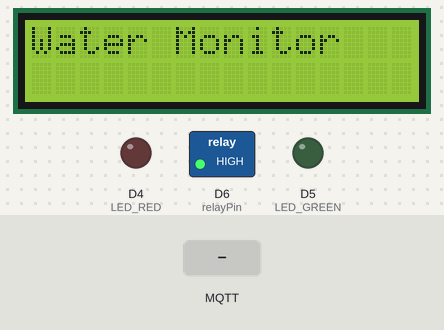
The sketch below on a simulated ESP8266 (NodeMCU). Parts: 16×2 character LCD, switched loads named in the sketch (green lamp = pin HIGH), output pins drawn as LEDs (lit = HIGH). Inputs (shaded band) come from the test bench. WiFi joins after 1.5 s; servers stay silent unless stated; no MQTT or app messages arrive unless stated; what the sketch prints to the serial monitor is not drawn.

Above: at 3.2 s.
3.3 s: MQTT message "ON" arrives on the first subscribed topic
4.8 s: MQTT message "OFF" arrives on the first subscribed topic
6.3 s: MQTT message "1" arrives on the first subscribed topic
At 31.2 s:
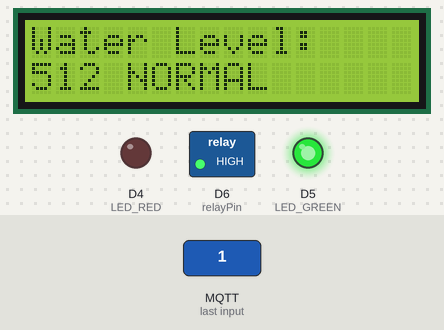
Timing chart, 0 to 31.5 s (numbered marks = the images above; inputs shaded):
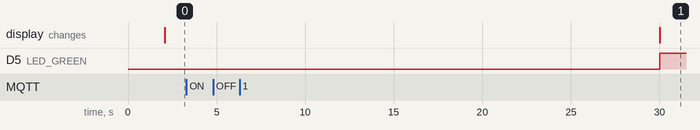

Measured:
- after the input at 3.3 s, every drawn part: stays the same
- after the input at 4.8 s, every drawn part: stays the same

The sketch:

hydra-firmware.ino
```cpp
#include <ESP8266WiFi.h>
#include <PubSubClient.h>
#include <ArduinoJson.h> // Include ArduinoJson library
#include <LiquidCrystal_I2C.h>
#include <Wire.h>

// WiFi Credentials
const char* ssid = "Fullhouse";
const char* password = "279levansy";

// MQTT Broker Configuration
#define MQTT_BROKER "broker.emqx.io"
#define MQTT_PORT 1883
#define MQTT_TOPIC_LED "thcntt3/v1/device/control/leds"
#define MQTT_TOPIC_WATER "thcntt3/v1/device/water/level"

// Pin Definitions
const int relayPin = D6;      // Pin for Relay
#define WATER_SENSOR A0        // Water Level Sensor Pin
#define LED_RED D4            // Red Warning LED
#define LED_GREEN D5          // Green Status LED

// Water Level Thresholds
#define WATER_THRESHOLD_LOW 300
#define WATER_THRESHOLD_HIGH 700

// Objects
LiquidCrystal_I2C lcd(0x27, 16, 2);  // I2C address 0x27, 16x2 LCD
WiFiClient espClient;
PubSubClient mqttClient(espClient);

// Timing Variables
unsigned long previousMillis = 0;
const long interval = 30000;  // Interval for sending sensor data (30 seconds)

// Function to connect to WiFi
void setupWiFi() {
  Serial.print("Connecting to WiFi...");
  WiFi.begin(ssid, password);
  while (WiFi.status() != WL_CONNECTED) {
    delay(1000);
    Serial.print(".");
  }
  Serial.println("\nWiFi connected");
  Serial.print("IP Address: ");
  Serial.println(WiFi.localIP());
}

// MQTT callback function
void callback(char* topic, byte* payload, unsigned int length) {
  Serial.print("Message arrived [");
  Serial.print(topic);
  Serial.print("]: ");

  // Convert payload to String
  String jsonMessage = "";
  for (unsigned int i = 0; i < length; i++) {
    jsonMessage += (char)payload[i];
  }
  Serial.println(jsonMessage);

  // Parse JSON
  StaticJsonDocument<256> doc;
  DeserializationError error = deserializeJson(doc, jsonMessage);
  if (error) {
    Serial.print("JSON parsing failed: ");
    Serial.println(error.c_str());
    return;
  }

  // Control relay based on the command
  String command = doc["message"];
  Serial.print("Command: ");
  Serial.println(command);
  if (command == "ON") {
    digitalWrite(relayPin, LOW); // Relay active low
    Serial.println("Relay turned ON");
  } else if (command == "OFF") {
    digitalWrite(relayPin, HIGH); // Relay off
    Serial.println("Relay turned OFF");
  } else {
    Serial.println("Invalid command");
  }
}

// Function to connect to the MQTT broker
void reconnectMQTT() {
  while (!mqttClient.connected()) {
    Serial.print("Connecting to MQTT...");
    if (mqttClient.connect("WaterLevelMonitor")) {
      Serial.println("connected");
      mqttClient.subscribe(MQTT_TOPIC_LED); // Subscribe to LED control topic
      Serial.print("Subscribed to topic: ");
      Serial.println(MQTT_TOPIC_LED);
    } else {
      Serial.print("failed, rc=");
      Serial.print(mqttClient.state());
      Serial.println(" Retrying in 5 seconds...");
      delay(5000);
    }
  }
}

// Update LCD display based on water level
void updateDisplay(int waterLevel) {
  lcd.clear();
  lcd.setCursor(0, 0);
  lcd.print("Water Level:");
  lcd.setCursor(0, 1);
  lcd.print(waterLevel);
  lcd.print(" ");  // Space for clarity

  // Update status based on water level
  if (waterLevel < WATER_THRESHOLD_LOW) {  // Low water level
    lcd.print("LOW");
    digitalWrite(LED_RED, HIGH);   // Turn on Red LED
    digitalWrite(LED_GREEN, LOW);  // Turn off Green LED
  } else {  // Normal water level or higher
    lcd.print("NORMAL");
    digitalWrite(LED_RED, LOW);    // Turn off Red LED
    digitalWrite(LED_GREEN, HIGH); // Turn on Green LED
  }
}

// Publish water level to MQTT broker
void publishWaterLevel(int waterLevel) {
  char levelStr[10];
  snprintf(levelStr, sizeof(levelStr), "%d", waterLevel);
  mqttClient.publish(MQTT_TOPIC_WATER, levelStr);
  Serial.print("Published water level: ");
  Serial.println(levelStr);
}

void setup() {
  // Initialize serial communication for debugging
  Serial.begin(115200);

  // Initialize I2C and LCD
  Wire.begin(D2, D1);  // SDA, SCL for I2C
  lcd.init();
  lcd.backlight();

  // Configure Pin Modes
  pinMode(relayPin, OUTPUT);
  pinMode(LED_RED, OUTPUT);
  pinMode(LED_GREEN, OUTPUT);
  pinMode(WATER_SENSOR, INPUT);
  digitalWrite(relayPin, HIGH); // Start with relay off
  digitalWrite(LED_RED, LOW);
  digitalWrite(LED_GREEN, LOW);

  // Connect to WiFi
  setupWiFi();

  // Setup MQTT Client
  mqttClient.setServer(MQTT_BROKER, MQTT_PORT);
  mqttClient.setCallback(callback);

  // Initial LCD Display
  lcd.clear();
  lcd.setCursor(0, 0);
  lcd.print("Water Monitor");
}

void loop() {
  // Ensure MQTT connection
  if (!mqttClient.connected()) {
    reconnectMQTT();
  }
  mqttClient.loop();

  // Check timing for water level monitoring
  unsigned long currentMillis = millis();
  if (currentMillis - previousMillis >= interval) {
    previousMillis = currentMillis;

    // Read water level
    int waterLevel = analogRead(WATER_SENSOR);

    // Update LCD display
    updateDisplay(waterLevel);

    // Publish to MQTT broker
    publishWaterLevel(waterLevel);
  }
}
```
